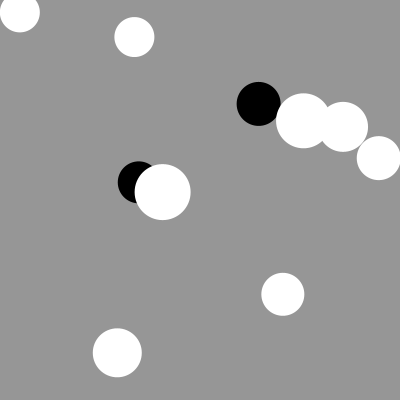
Frame 1 (no input)
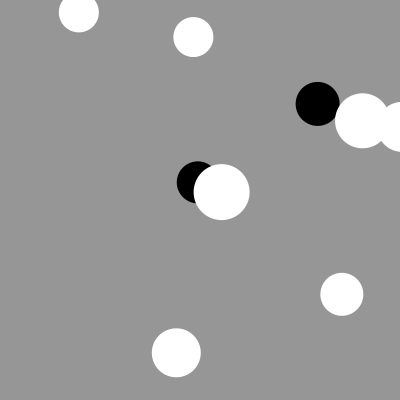
Frame 60 (the mouse pressed at the canvas centre just before this capture)
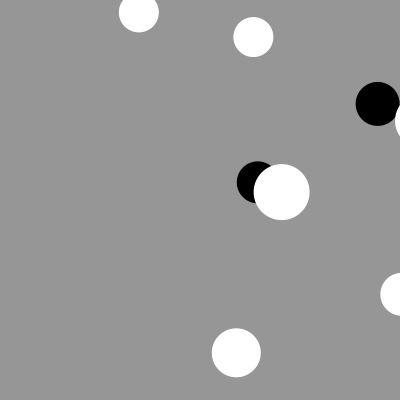
Frame 120 (the mouse held since frame 60 and released just before this capture)

The Processing sketch that drew these frames (run headless with seeded random() and noise(); from frame 60 on, the mouse is pressed at the canvas centre):

// Processing sketch: processing_75469
// ── processing_75469.pde

Bunny[] flock = new Bunny[10];

void setup () {
  size(400, 400);
  smooth();
  for (int i=0;i<flock.length;i++) {
    flock[i] = new Bunny();
  }
}


void draw () {
  background(150);
    for (int i=0;i<flock.length;i++) {

  flock[i].drawBunny();
  flock[i].hop();
    }
}



/*
This is the bunny class example.
 */

class Bunny {
  //fields
  float x, y;
  color bColor;
  int bSize; //height of bunny


  // constructor
  Bunny() {

    x = random(width);
    y = random(height);

    if (random(1) > 0.5) {
      bColor = color (0);
    } 
    else {
      bColor=color(255);
    }
    bSize = int(random(40, 60));
  }

  // methods
  void hop() {
    x++;
  }
  void eat() {
  }
  void bMultiply() {
  }
  void drawBunny() {
    noStroke();
    fill(bColor);
    ellipse(x, y, bSize, bSize);
  }
}
